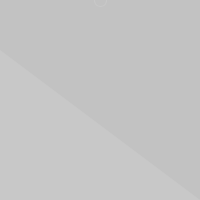
Frame 1 (no input)
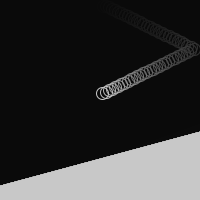
Frame 60 (the mouse pressed at the canvas centre just before this capture)
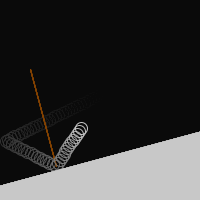
Frame 120 (the mouse held since frame 60 and released just before this capture)

The Processing sketch that drew these frames (run headless with seeded random() and noise(); from frame 60 on, the mouse is pressed at the canvas centre):

// Processing sketch: Reflection1
// ── Reflection1.pde
 /**
 * Non-orthogonal Reflection
 * By Ira Greenberg 
 * 
 * Based on the equation R = 2N(N*L)-L 
 * 
 * R = reflection vector
 * N = normal
 * L = incidence vector
 */

float baseX1, baseY1, baseX2, baseY2;
float baseLength;
float[] xCoords, yCoords;
float ellipseX, ellipseY, ellipseRadius = 6;
float directionX, directionY;
float ellipseSpeed = 3.5;
float velocityX, velocityY; 

void setup(){
  size(200, 200);
  frameRate(30);
  fill(128);
  smooth();
  baseX1 = 0;
  baseY1 = height-150;
  baseX2 = width;
  baseY2 = height;

  // start ellipse at middle top of screen
  ellipseX = width/2;
  
  // calculate initial random direction
  directionX = random(0.1, 0.99);
  directionY = random(0.1, 0.99);

  // normalize direction vector
  float directionVectLength = sqrt(directionX*directionX + 
            directionY*directionY);
  directionX /= directionVectLength;
  directionY /= directionVectLength;
}

void draw(){
  // draw background
  fill(0, 12);
  noStroke();
  rect(0, 0, width, height);

  // calculate length of base top
  baseLength = dist(baseX1, baseY1, baseX2, baseY2);
  xCoords = new float[ceil(baseLength)];
  yCoords = new float[ceil(baseLength)];

  // fill base top coordinate array
  for (int i=0; i<xCoords.length; i++){
    xCoords[i] = baseX1 + ((baseX2-baseX1)/baseLength)*i;
    yCoords[i] = baseY1 + ((baseY2-baseY1)/baseLength)*i;
  }

  // draw base
  fill(200);
  quad(baseX1, baseY1, baseX2, baseY2, baseX2, height, 0, height);

  // calculate base top normal
  float baseDeltaX = (baseX2-baseX1)/baseLength;
  float baseDeltaY = (baseY2-baseY1)/baseLength;
  float normalX = -baseDeltaY;
  float normalY = baseDeltaX;

  // draw ellipse
  noFill();
  stroke(200);
  ellipse(ellipseX, ellipseY, ellipseRadius*2, ellipseRadius*2);

  // calculate ellipse velocity
  velocityX = directionX * ellipseSpeed;
  velocityY = directionY * ellipseSpeed;

  // move elipse
  ellipseX += velocityX;
  ellipseY += velocityY;

  // normalized incidence vector
  float incidenceVectorX = -directionX;
  float incidenceVectorY = -directionY;

  // detect and handle collision
  for (int i=0; i<xCoords.length; i++){
    // check distance between ellipse and base top coordinates
    if (dist(ellipseX, ellipseY, xCoords[i], yCoords[i]) < ellipseRadius){

      // calculate dot product of incident vector and base top normal 
      float dot = incidenceVectorX*normalX + incidenceVectorY*normalY;

      // calculate reflection vector
      float reflectionVectorX = 2*normalX*dot - incidenceVectorX;
      float reflectionVectorY = 2*normalY*dot - incidenceVectorY;

      // assign reflection vector to direction vector
      directionX = reflectionVectorX;
      directionY = reflectionVectorY;

      // draw base top normal at collision point
      stroke(255, 128, 0);
      line(ellipseX, ellipseY, ellipseX-normalX*100, 
            ellipseY-normalY*100);
    }
  }

  // detect boundary collision
  // right
  if (ellipseX > width-ellipseRadius){
    ellipseX = width-ellipseRadius;
    directionX *= -1;
  }
  // left 
  if (ellipseX < ellipseRadius){
    ellipseX = ellipseRadius;
    directionX *= -1;
  }
  // top
  if (ellipseY < ellipseRadius){
    ellipseY = ellipseRadius;
    directionY *= -1;
    // randomize base top
    baseY1 = random(height-100, height);
    baseY2 = random(height-100, height);
  }
}
